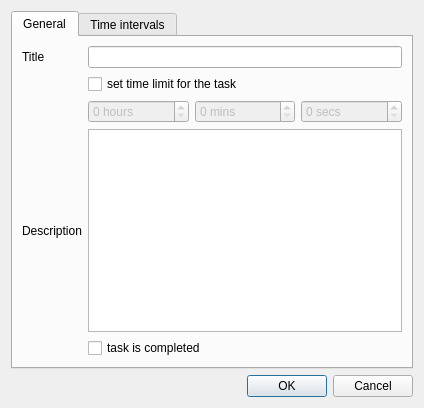
<?xml version="1.0" encoding="UTF-8"?>
<ui version="4.0">
 <class>TaskEditDialog</class>
 <widget class="QDialog" name="TaskEditDialog">
  <property name="geometry">
   <rect>
    <x>0</x>
    <y>0</y>
    <width>424</width>
    <height>408</height>
   </rect>
  </property>
  <property name="windowTitle">
   <string>Dialog</string>
  </property>
  <layout class="QVBoxLayout" name="verticalLayout">
   <item>
    <widget class="QTabWidget" name="tabWidget">
     <property name="currentIndex">
      <number>0</number>
     </property>
     <widget class="QWidget" name="general_tab">
      <attribute name="title">
       <string>General</string>
      </attribute>
      <layout class="QGridLayout" name="gridLayout">
       <item row="0" column="0">
        <widget class="QLabel" name="title_label">
         <property name="text">
          <string>Title</string>
         </property>
        </widget>
       </item>
       <item row="0" column="1">
        <widget class="QLineEdit" name="title_lineEdit"/>
       </item>
       <item row="3" column="0">
        <widget class="QLabel" name="desc_label">
         <property name="text">
          <string>Description</string>
         </property>
        </widget>
       </item>
       <item row="3" column="1">
        <widget class="QPlainTextEdit" name="desc_plainTextEdit"/>
       </item>
       <item row="2" column="1">
        <layout class="QHBoxLayout" name="horizontalLayout">
         <item>
          <widget class="QSpinBox" name="hour_spinBox">
           <property name="enabled">
            <bool>false</bool>
           </property>
           <property name="suffix">
            <string> hours</string>
           </property>
           <property name="maximum">
            <number>99999</number>
           </property>
          </widget>
         </item>
         <item>
          <widget class="QSpinBox" name="min_spinBox">
           <property name="enabled">
            <bool>false</bool>
           </property>
           <property name="suffix">
            <string> mins</string>
           </property>
           <property name="maximum">
            <number>59</number>
           </property>
          </widget>
         </item>
         <item>
          <widget class="QSpinBox" name="sec_spinBox">
           <property name="enabled">
            <bool>false</bool>
           </property>
           <property name="suffix">
            <string> secs</string>
           </property>
           <property name="maximum">
            <number>59</number>
           </property>
          </widget>
         </item>
        </layout>
       </item>
       <item row="1" column="1">
        <widget class="QCheckBox" name="useTimeLimit_checkBox">
         <property name="text">
          <string>set time limit for the task</string>
         </property>
        </widget>
       </item>
       <item row="4" column="1">
        <widget class="QCheckBox" name="completed_checkBox">
         <property name="text">
          <string>task is completed</string>
         </property>
        </widget>
       </item>
      </layout>
     </widget>
     <widget class="QWidget" name="timeList_tab">
      <attribute name="title">
       <string>Time intervals</string>
      </attribute>
      <layout class="QHBoxLayout" name="horizontalLayout_2">
       <item>
        <widget class="QTreeWidget" name="taskTime_treeWidget">
         <property name="contextMenuPolicy">
          <enum>Qt::CustomContextMenu</enum>
         </property>
         <property name="selectionMode">
          <enum>QAbstractItemView::ExtendedSelection</enum>
         </property>
         <property name="rootIsDecorated">
          <bool>false</bool>
         </property>
         <property name="sortingEnabled">
          <bool>true</bool>
         </property>
         <column>
          <property name="text">
           <string>Start time</string>
          </property>
         </column>
         <column>
          <property name="text">
           <string>End time</string>
          </property>
         </column>
         <column>
          <property name="text">
           <string>Length</string>
          </property>
         </column>
        </widget>
       </item>
       <item>
        <layout class="QVBoxLayout" name="verticalLayout_2">
         <item>
          <widget class="QToolButton" name="add_toolButton">
           <property name="text">
            <string>...</string>
           </property>
          </widget>
         </item>
         <item>
          <widget class="QToolButton" name="edit_toolButton">
           <property name="text">
            <string>...</string>
           </property>
          </widget>
         </item>
         <item>
          <spacer name="verticalSpacer">
           <property name="orientation">
            <enum>Qt::Vertical</enum>
           </property>
           <property name="sizeHint" stdset="0">
            <size>
             <width>20</width>
             <height>40</height>
            </size>
           </property>
          </spacer>
         </item>
         <item>
          <widget class="QToolButton" name="remove_toolButton">
           <property name="text">
            <string>...</string>
           </property>
          </widget>
         </item>
         <item>
          <widget class="QToolButton" name="removeAll_toolButton">
           <property name="text">
            <string>...</string>
           </property>
          </widget>
         </item>
        </layout>
       </item>
      </layout>
     </widget>
    </widget>
   </item>
   <item>
    <widget class="QDialogButtonBox" name="buttonBox">
     <property name="orientation">
      <enum>Qt::Horizontal</enum>
     </property>
     <property name="standardButtons">
      <set>QDialogButtonBox::Cancel|QDialogButtonBox::Ok</set>
     </property>
    </widget>
   </item>
  </layout>
  <action name="add_action">
   <property name="text">
    <string>&amp;Add...</string>
   </property>
   <property name="toolTip">
    <string>Add</string>
   </property>
  </action>
  <action name="remove_action">
   <property name="text">
    <string>&amp;Remove...</string>
   </property>
   <property name="toolTip">
    <string>Remove</string>
   </property>
  </action>
  <action name="edit_action">
   <property name="text">
    <string>&amp;Edit...</string>
   </property>
   <property name="toolTip">
    <string>Edit</string>
   </property>
  </action>
  <action name="removeAll_action">
   <property name="text">
    <string>Remove &amp;all...</string>
   </property>
   <property name="toolTip">
    <string>Remove all</string>
   </property>
  </action>
 </widget>
 <tabstops>
  <tabstop>title_lineEdit</tabstop>
  <tabstop>useTimeLimit_checkBox</tabstop>
  <tabstop>hour_spinBox</tabstop>
  <tabstop>desc_plainTextEdit</tabstop>
  <tabstop>min_spinBox</tabstop>
  <tabstop>sec_spinBox</tabstop>
  <tabstop>completed_checkBox</tabstop>
  <tabstop>taskTime_treeWidget</tabstop>
  <tabstop>add_toolButton</tabstop>
  <tabstop>edit_toolButton</tabstop>
  <tabstop>remove_toolButton</tabstop>
  <tabstop>removeAll_toolButton</tabstop>
  <tabstop>buttonBox</tabstop>
  <tabstop>tabWidget</tabstop>
 </tabstops>
 <resources/>
 <connections>
  <connection>
   <sender>buttonBox</sender>
   <signal>accepted()</signal>
   <receiver>TaskEditDialog</receiver>
   <slot>accept()</slot>
   <hints>
    <hint type="sourcelabel">
     <x>226</x>
     <y>392</y>
    </hint>
    <hint type="destinationlabel">
     <x>157</x>
     <y>274</y>
    </hint>
   </hints>
  </connection>
  <connection>
   <sender>buttonBox</sender>
   <signal>rejected()</signal>
   <receiver>TaskEditDialog</receiver>
   <slot>reject()</slot>
   <hints>
    <hint type="sourcelabel">
     <x>294</x>
     <y>398</y>
    </hint>
    <hint type="destinationlabel">
     <x>286</x>
     <y>274</y>
    </hint>
   </hints>
  </connection>
  <connection>
   <sender>useTimeLimit_checkBox</sender>
   <signal>toggled(bool)</signal>
   <receiver>hour_spinBox</receiver>
   <slot>setEnabled(bool)</slot>
   <hints>
    <hint type="sourcelabel">
     <x>123</x>
     <y>81</y>
    </hint>
    <hint type="destinationlabel">
     <x>122</x>
     <y>110</y>
    </hint>
   </hints>
  </connection>
  <connection>
   <sender>useTimeLimit_checkBox</sender>
   <signal>toggled(bool)</signal>
   <receiver>min_spinBox</receiver>
   <slot>setEnabled(bool)</slot>
   <hints>
    <hint type="sourcelabel">
     <x>226</x>
     <y>81</y>
    </hint>
    <hint type="destinationlabel">
     <x>224</x>
     <y>111</y>
    </hint>
   </hints>
  </connection>
  <connection>
   <sender>useTimeLimit_checkBox</sender>
   <signal>toggled(bool)</signal>
   <receiver>sec_spinBox</receiver>
   <slot>setEnabled(bool)</slot>
   <hints>
    <hint type="sourcelabel">
     <x>297</x>
     <y>85</y>
    </hint>
    <hint type="destinationlabel">
     <x>402</x>
     <y>125</y>
    </hint>
   </hints>
  </connection>
 </connections>
</ui>
